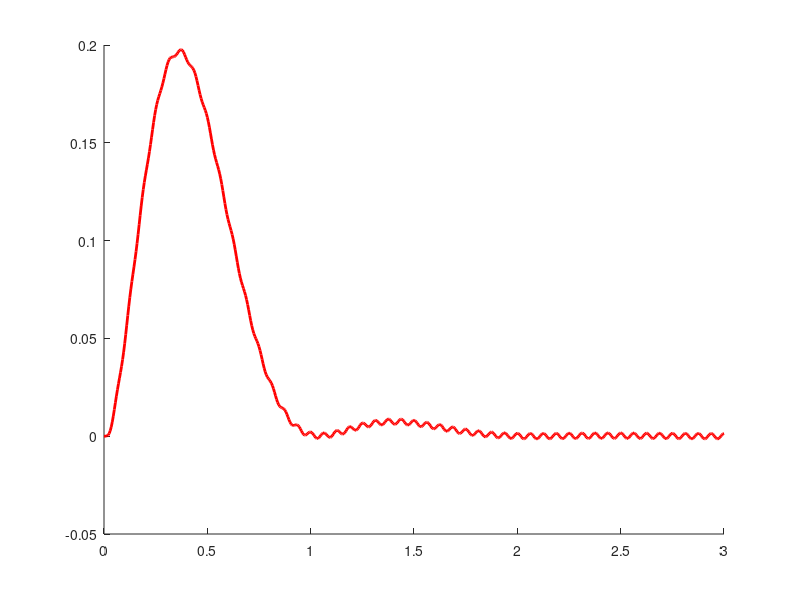

This chart was generated by the following MATLAB code:
clc
clear
close all
load('resp_deg_3a.mat')

A = [0 1 0; 0 0 1;-145.4 -66.14 -9.445]; %p/dados 1
B = [0; 0; 145.4];
C = [1 0 0];
D = 0;

tamos = 0.005;
%t = 0:tamos:4;
t = 0:tamos:3;
t = t(:)
%u = ones(size(t));
u = 10*sin(16*2*pi*t);;

X = [0 ; 0 ; 0]; %condicao inicial
y_rg4 = C*X + D*u(1);%saida do range lutta

%inicio metodo range kutta 4 ordem
for k = 1:length(t)-1
  F1 = A*X + B*u(k); %estimativa F1
  X2 = X + F1*tamos/2; %estimativa de k + 1/2
  F2= A*X2 + B*u(k); %estimativa de inclinacao do k+1/2

  X3 = X + F2*tamos/2; %acha k+1/2 denovo
  F3 = A*X3 + B*u(k);

  X4 = X + F3*tamos;
  F4 = A*X4 + B*u(k+1);
  X = X + tamos*(F1+(2*F2)+(2*F3)+F4)*(1/6); %inclinacao final
  y_rg4(k + 1) = C*X + D*u(k+1);
end

%scatter(t2,y2);
%scatter(t,y);
hold on
plot(t, y_rg4,'r','linewidth',2);
